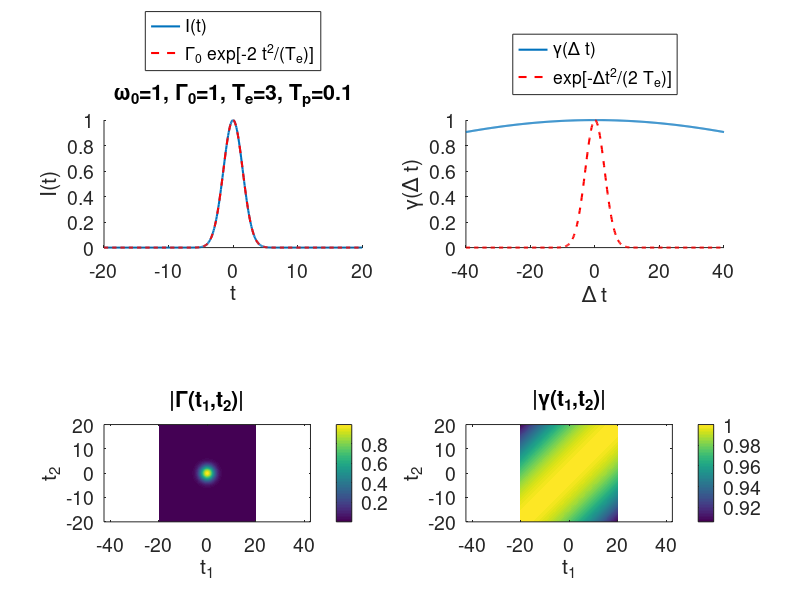

Source code (MATLAB):
clear
close all

omega_0=1;
Gamma_0=1;
 T_e=3;
 T_p=0.1;
%T_e=3;
%T_p=10;

t=linspace(-20,20,500);
Delta_t=t*2;

set (0, 'defaultaxesfontname', 'Helvetica')
set (0, 'defaultaxesfontsize', 14)
set (0, 'defaulttextfontname', 'Helvetica')
set (0, 'defaulttextfontsize', 14) 



[t_1,t_2]=meshgrid(t,t);

T=T_e*sqrt(1+T_p^2/T_e^2);
Theta=T_e*sqrt(1+T_e^2/T_p^2);

Gamma=Gamma_0*exp(-(t_1.^2+t_2.^2)/T.^2).*exp(-(t_1-t_2).^2/(2*Theta^2))...
      .*exp(-1i*omega_0*(t_1-t_2));
      
gamma=exp(-(t_1-t_2).^2/(2*Theta^2))...
      .*exp(-1i*omega_0*(t_1-t_2));

gamma_Delta_t=exp(-(Delta_t).^2/(2*Theta^2))...
      .*exp(-1i*omega_0*(Delta_t));
      
I=Gamma_0*exp(-2*t.^2/T.^2);

I_ref=Gamma_0*exp(-2*t.^2/T_e.^2);

gamma_ref=exp(-Delta_t.^2/(2*T_e.^2));

figure
subplot(2,2,1)
hold on
plot(t,I,'linewidth',1.5)
plot(t,I_ref, 'r--','linewidth',1.5)
xlabel('t')
ylabel('I(t)')

title(['\omega_0=',num2str(omega_0), ', \Gamma_0=',num2str(Gamma_0),...
 ', T_e=',num2str(T_e), ', T_p=',num2str(T_p)])
legend('I(t)','\Gamma_0 exp[-2 t^2/(T_e)]','Location','northoutside')


subplot(2,2,2)
hold on
plot(Delta_t,abs(gamma_Delta_t),'linewidth',1.5)
plot(Delta_t,gamma_ref, 'r--','linewidth',1.5)
xlabel('\Delta t')
ylabel('\gamma(\Delta t)')
legend('\gamma(\Delta t)','exp[-\Deltat^2/(2 T_e)]','Location','northoutside')


subplot(2,2,3)
imagesc(t,t,abs(Gamma));
axis equal; axis xy; axis tight;
colorbar
title('|\Gamma(t_1,t_2)|')
xlabel('t_1')
ylabel('t_2')


subplot(2,2,4)
imagesc(t,t,abs(gamma));
axis equal; axis xy; axis tight;
colorbar
title('|\gamma(t_1,t_2)|')
xlabel('t_1')
ylabel('t_2')

